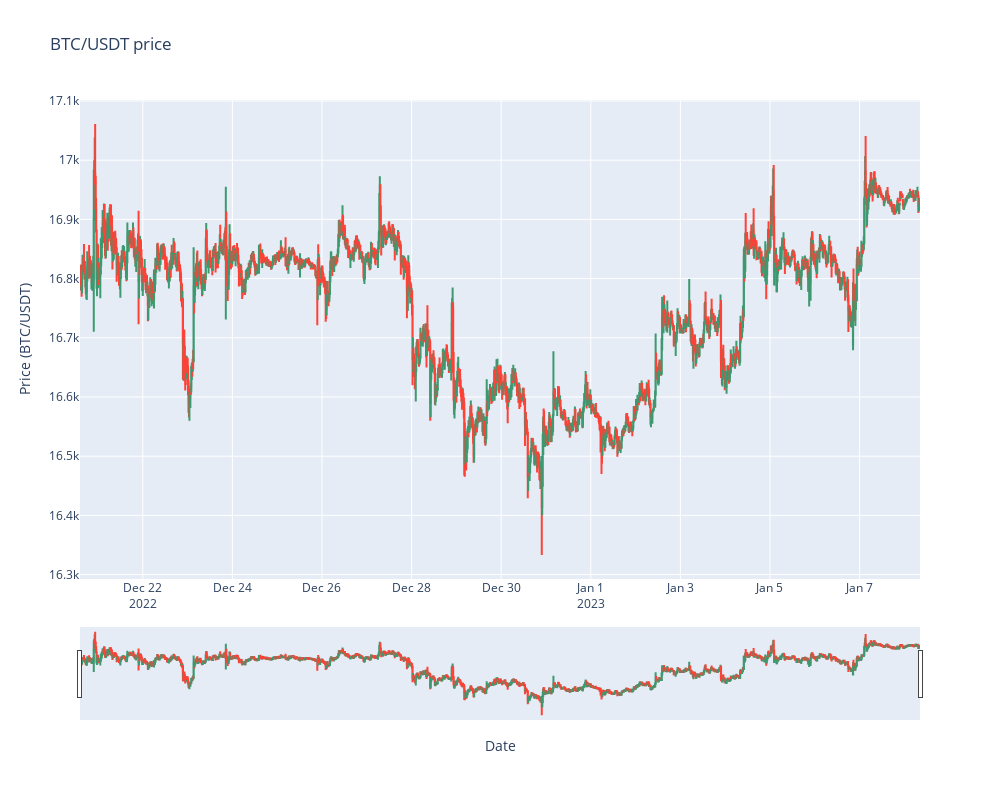

Notebook code for this chart:
### Code cell
fig = go.Figure(data=[go.Candlestick(x=pd_df.index,
                open=pd_df['Open price'],
                high=pd_df['High price'],
                low=pd_df['Low price'],
                close=pd_df['Close price'])])
# set new height and width
fig.update_layout(
    height=800,
    width=1000,
    title_text="BTC/USDT price",
    yaxis_title="Price (BTC/USDT)",
    xaxis_title="Date",
    xaxis_rangeslider_visible=True
)

fig.show()

### Figure 1 — Plotly figure (JSON) as saved in the notebook; plotly's stock layout.template omitted (floating-point values rounded to 4 significant figures; data arrays with more than 128 entries replaced by an {"elided": "..."} marker saying what was removed)
{"data": [{"close": {"elided": "1800 float values"}, "high": {"elided": "1800 float values"}, "low": {"elided": "1800 float values"}, "open": {"elided": "1800 float values"}, "type": "candlestick", "x": {"elided": "1800 str values"}}], "layout": {"height": 800, "title": {"text": "BTC/USDT price"}, "width": 1000, "xaxis": {"rangeslider": {"visible": true}, "title": {"text": "Date"}}, "yaxis": {"title": {"text": "Price (BTC/USDT)"}}}}
